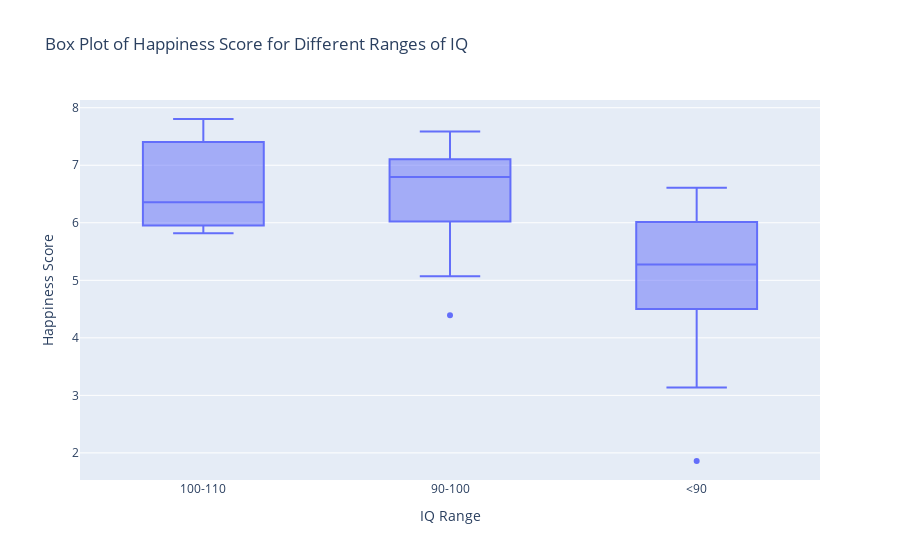

Source (notebook cell):
### Code cell
import pandas as pd
import plotly.express as px
import plotly.graph_objects as go

# Assuming iq_happy_data is your DataFrame with 'IQ', 'happiness_score', and 'country' columns

# Create a choropleth map
fig_choropleth = px.choropleth(
    iq_happy_data,
    locations='country',
    locationmode='country names',
    color='happiness_score',
    hover_name='country',
    color_continuous_scale='Viridis',
    title='World Happiness Scores by Country',
    labels={'happiness_score': 'Happiness Score'}
)

# Update layout for better visualization
fig_choropleth.update_layout(
    geo=dict(
        showframe=False,
        showcoastlines=True,
        projection_type='equirectangular'
    )
)

# Show the choropleth map
fig_choropleth.show()

# Correct the number of labels to match the number of bins
iq_happy_data['IQ_range'] = pd.cut(iq_happy_data['IQ'], bins=[0, 90, 100, 110, 120, 130, 140, 150], labels=['<90', '90-100', '100-110', '110-120', '120-130', '130-140', '140-150'])

# Create a box plot of Happiness Score for different ranges of IQ
fig_box = px.box(
    iq_happy_data,
    x='IQ_range',
    y='happiness_score',
    title='Box Plot of Happiness Score for Different Ranges of IQ',
    labels={'IQ_range': 'IQ Range', 'happiness_score': 'Happiness Score'}
)

# Show the box plot
fig_box.show()

### Figure 1 — Plotly figure (JSON) as saved in the notebook; plotly's stock layout.template omitted (floating-point values rounded to 4 significant figures)
{"data": [{"alignmentgroup": "True", "hovertemplate": "IQ Range=%{x}<br>Happiness Score=%{y}<extra></extra>", "legendgroup": "", "marker": {"color": "#636efa"}, "name": "", "notched": false, "offsetgroup": "", "orientation": "v", "showlegend": false, "type": "box", "x": ["100-110", "100-110", "100-110", "100-110", "100-110", "100-110", "90-100", "90-100", "90-100", "90-100", "90-100", "90-100", "90-100", "90-100", "90-100", "90-100", "90-100", "90-100", "90-100", "90-100", "90-100", "90-100", "90-100", "90-100", "90-100", "90-100", "90-100", "90-100", "90-100", "90-100", "90-100", "90-100", "90-100", "90-100", "90-100", "90-100", "90-100", "90-100", "90-100", "<90", "<90", "<90", "<90", "<90", "<90", "<90", "<90", "<90", "<90", "<90", "<90", "<90", "<90", "<90", "<90", "<90", "<90", "<90", "<90", "<90", "<90", "<90", "<90", "<90", "<90", "<90", "<90", "<90", "<90", "<90", "<90", "<90", "<90", "<90", "<90", "<90", "<90", "<90", "<90", "<90", "<90", "<90", "<90", "<90", "<90", "<90", "<90", "<90", "<90"], "x0": " ", "xaxis": "x", "y": [6.129, 6.587, 5.818, 5.951, 7.403, 7.804, 6.961, 7.228, 6.892, 7.24, 6.455, 7.095, 6.796, 7.53, 7.097, 6.041, 7.123, 6.859, 7.315, 7.395, 7.586, 4.393, 6.661, 6.894, 6.26, 6.845, 5.661, 6.436, 6.911, 6.405, 6.125, 6.763, 7.473, 5.84, 5.968, 5.466, 5.931, 5.071, 5.763, 6.144, 6.012, 4.372, 5.843, 6.144, 6.334, 6.609, 4.941, 6.589, 6.024, 5.902, 6.33, 5.109, 4.442, 5.722, 6.125, 5.523, 5.63, 5.111, 5.211, 5.277, 6.571, 5.569, 1.859, 4.876, 4.555, 5.277, 5.684, 5.559, 4.17, 5.329, 4.036, 6.463, 4.282, 4.397, 4.487, 3.204, 6.122, 4.903, 5.275, 4.501, 4.981, 4.091, 4.973, 4.605, 5.053, 4.279, 6.15, 3.138, 5.36], "y0": " ", "yaxis": "y"}], "layout": {"boxmode": "group", "legend": {"tracegroupgap": 0}, "title": {"text": "Box Plot of Happiness Score for Different Ranges of IQ"}, "xaxis": {"anchor": "y", "domain": [0, 1], "title": {"text": "IQ Range"}}, "yaxis": {"anchor": "x", "domain": [0, 1], "title": {"text": "Happiness Score"}}}}
